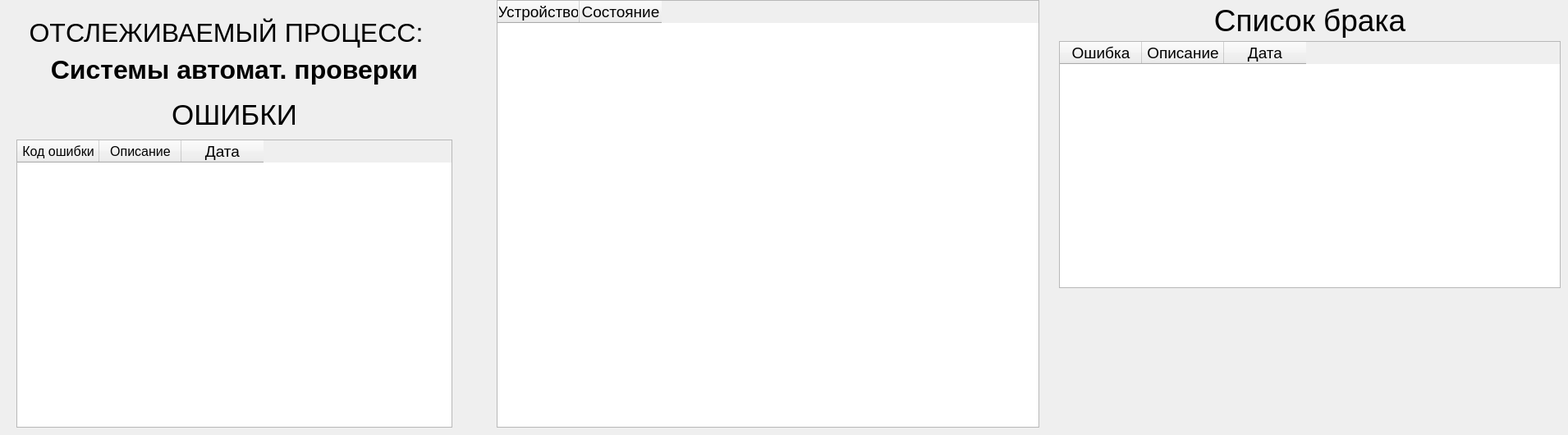
    <widget class="QWidget" name="page_spi">
     <widget class="QTableWidget" name="table_spi_err">
      <property name="geometry">
       <rect>
        <x>20</x>
        <y>170</y>
        <width>531</width>
        <height>351</height>
       </rect>
      </property>
      <property name="font">
       <font>
        <pointsize>14</pointsize>
       </font>
      </property>
      <property name="accessibleDescription">
       <string/>
      </property>
      <property name="layoutDirection">
       <enum>Qt::LeftToRight</enum>
      </property>
      <property name="autoFillBackground">
       <bool>false</bool>
      </property>
      <property name="styleSheet">
       <string notr="true"/>
      </property>
      <column>
       <property name="text">
        <string>Код ошибки</string>
       </property>
       <property name="font">
        <font>
         <pointsize>12</pointsize>
        </font>
       </property>
       <property name="textAlignment">
        <set>AlignCenter</set>
       </property>
      </column>
      <column>
       <property name="text">
        <string>Описание</string>
       </property>
       <property name="font">
        <font>
         <pointsize>12</pointsize>
        </font>
       </property>
       <property name="textAlignment">
        <set>AlignCenter</set>
       </property>
      </column>
      <column>
       <property name="text">
        <string>Дата</string>
       </property>
      </column>
     </widget>
     <widget class="QLabel" name="label_spi_curr_process">
      <property name="geometry">
       <rect>
        <x>20</x>
        <y>60</y>
        <width>531</width>
        <height>51</height>
       </rect>
      </property>
      <property name="font">
       <font>
        <family>Segoe UI</family>
        <pointsize>20</pointsize>
       </font>
      </property>
      <property name="layoutDirection">
       <enum>Qt::LeftToRight</enum>
      </property>
      <property name="text">
       <string>&lt;html&gt;&lt;head/&gt;&lt;body&gt;&lt;p align=&quot;center&quot;&gt;&lt;span style=&quot; font-size:24pt; font-weight:600;&quot;&gt;Системы автомат. проверки&lt;/span&gt;&lt;/p&gt;&lt;/body&gt;&lt;/html&gt;</string>
      </property>
      <property name="alignment">
       <set>Qt::AlignCenter</set>
      </property>
      <property name="wordWrap">
       <bool>false</bool>
      </property>
     </widget>
     <widget class="QTableWidget" name="table_spi">
      <property name="geometry">
       <rect>
        <x>605</x>
        <y>0</y>
        <width>661</width>
        <height>521</height>
       </rect>
      </property>
      <property name="font">
       <font>
        <pointsize>14</pointsize>
       </font>
      </property>
      <column>
       <property name="text">
        <string>Устройство</string>
       </property>
       <property name="font">
        <font>
         <pointsize>14</pointsize>
        </font>
       </property>
       <property name="textAlignment">
        <set>AlignCenter</set>
       </property>
      </column>
      <column>
       <property name="text">
        <string>Состояние</string>
       </property>
       <property name="font">
        <font>
         <pointsize>14</pointsize>
        </font>
       </property>
       <property name="textAlignment">
        <set>AlignCenter</set>
       </property>
      </column>
     </widget>
     <widget class="QLabel" name="label_spi_err">
      <property name="geometry">
       <rect>
        <x>20</x>
        <y>110</y>
        <width>531</width>
        <height>61</height>
       </rect>
      </property>
      <property name="font">
       <font>
        <family>Segoe UI</family>
        <pointsize>28</pointsize>
       </font>
      </property>
      <property name="text">
       <string>&lt;html&gt;&lt;head/&gt;&lt;body&gt;&lt;p&gt;&lt;span style=&quot; font-size:26pt;&quot;&gt;ОШИБКИ&lt;/span&gt;&lt;/p&gt;&lt;/body&gt;&lt;/html&gt;</string>
      </property>
      <property name="alignment">
       <set>Qt::AlignCenter</set>
      </property>
     </widget>
     <widget class="QLabel" name="label_spi_process">
      <property name="geometry">
       <rect>
        <x>30</x>
        <y>10</y>
        <width>491</width>
        <height>61</height>
       </rect>
      </property>
      <property name="font">
       <font>
        <family>Segoe UI</family>
        <pointsize>28</pointsize>
       </font>
      </property>
      <property name="text">
       <string>&lt;html&gt;&lt;head/&gt;&lt;body&gt;&lt;p&gt;&lt;span style=&quot; font-size:24pt;&quot;&gt;ОТСЛЕЖИВАЕМЫЙ ПРОЦЕСС:&lt;/span&gt;&lt;/p&gt;&lt;/body&gt;&lt;/html&gt;</string>
      </property>
      <property name="alignment">
       <set>Qt::AlignCenter</set>
      </property>
     </widget>
     <widget class="QTableWidget" name="table_spi_ban">
      <property name="geometry">
       <rect>
        <x>1290</x>
        <y>50</y>
        <width>611</width>
        <height>301</height>
       </rect>
      </property>
      <property name="font">
       <font>
        <pointsize>14</pointsize>
       </font>
      </property>
      <column>
       <property name="text">
        <string>Ошибка</string>
       </property>
      </column>
      <column>
       <property name="text">
        <string>Описание</string>
       </property>
      </column>
      <column>
       <property name="text">
        <string>Дата</string>
       </property>
      </column>
     </widget>
     <widget class="QLabel" name="label_spi_ban">
      <property name="geometry">
       <rect>
        <x>1290</x>
        <y>0</y>
        <width>611</width>
        <height>51</height>
       </rect>
      </property>
      <property name="font">
       <font>
        <family>Segoe UI</family>
        <pointsize>28</pointsize>
       </font>
      </property>
      <property name="text">
       <string>&lt;html&gt;&lt;head/&gt;&lt;body&gt;&lt;p&gt;Список брака&lt;/p&gt;&lt;/body&gt;&lt;/html&gt;</string>
      </property>
      <property name="alignment">
       <set>Qt::AlignCenter</set>
      </property>
     </widget>
    </widget>
